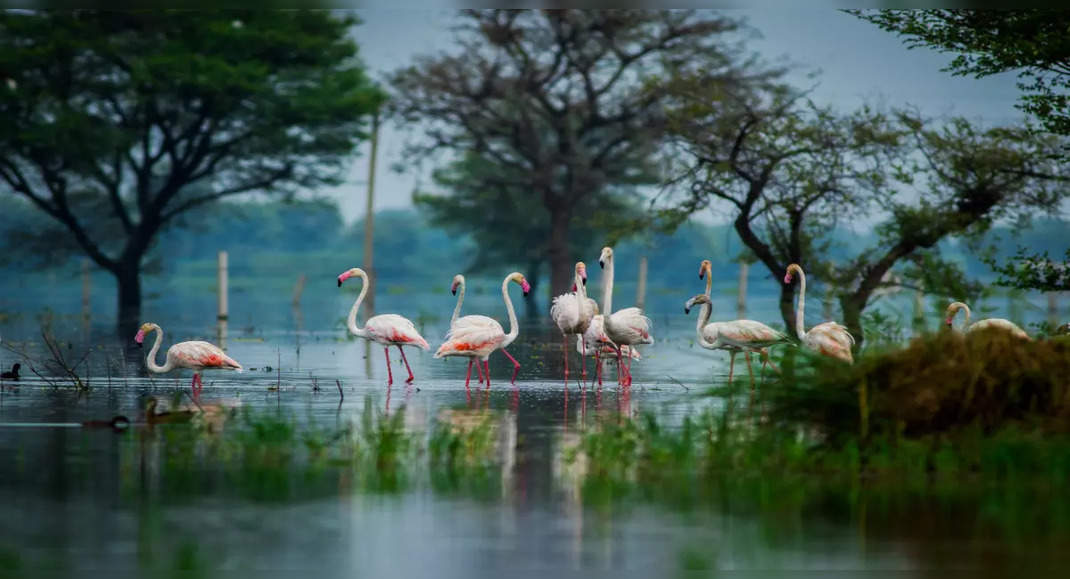
#> input picture topics_of_learning/flamengo.jpg, 1070 x 579 px
$ python filter_color2.py
#> lines starting #> are read from the running program, lines starting #| are printed output that depends on the picture; after the words box and inside, x2 and y2 are one past the last pixel; in counts of white or black regions, pixels touching at a corner belong together
import cv2
import numpy as np

img = cv2.imread('flamengo.jpg')
#> img is the input picture: shape (579, 1070, 3); mean B, G, R 79.5, 83.9, 62.3

# It converts the BGR color space of image to HSV color space
hsv = cv2.cvtColor(img, cv2.COLOR_BGR2HSV)
#> hsv: shape (579, 1070, 3); mean H, S, V 78.7, 110, 90

# Threshold of blue in HSV space
lower = np.array([-50, 0, 20])
upper = np.array([20, 255, 255])

# preparing the mask to overlay
mask = cv2.inRange(hsv, lower, upper)
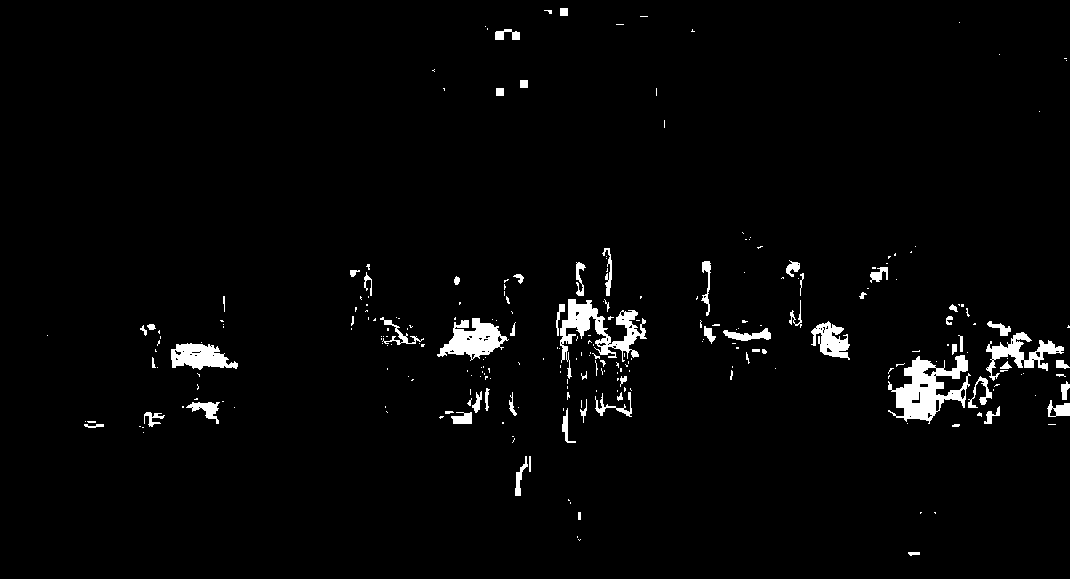
#> mask: shape (579, 1070); 2.6% white; 261 white regions (195 under 20 px), largest, box (x1, y1, x2, y2) and area: (888, 355, 971, 424) 2609, (560, 299, 647, 379) 2128, (437, 318, 509, 361) 1567

# The black region in the mask has the value of 0,
# so when multiplied with original image removes all non-blue regions
result = cv2.bitwise_and(img, img, mask = mask)
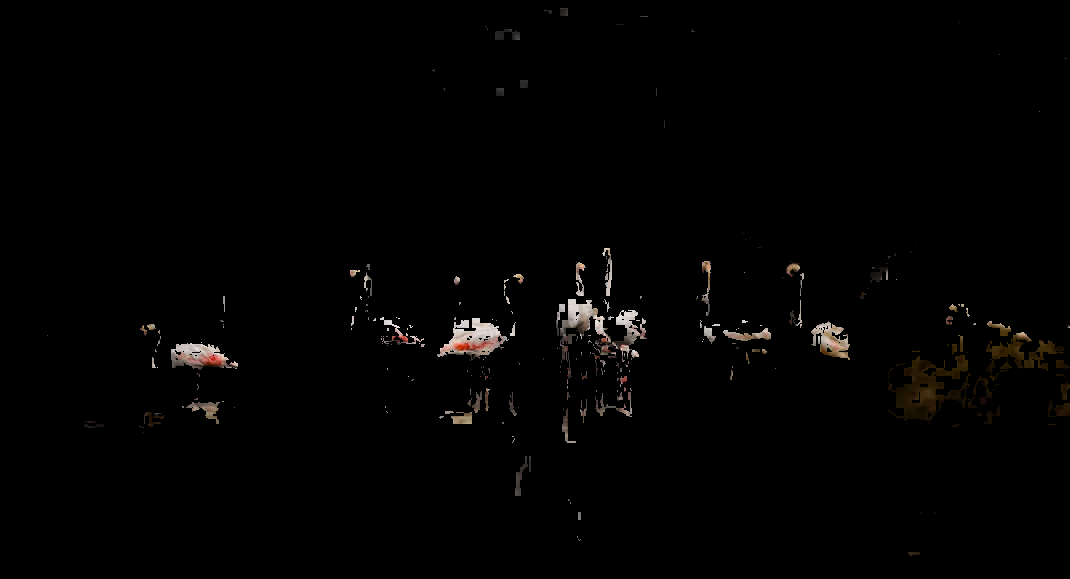
#> result: shape (579, 1070, 3); mean B, G, R 2.1, 2.5, 2.9

cv2.imshow('orig', img)
cv2.imshow('mask', mask)
cv2.imshow('result', result)
cv2.waitKey(0)

$ run again, with topics_of_learning/bug.jpg copied over topics_of_learning/flamengo.jpg
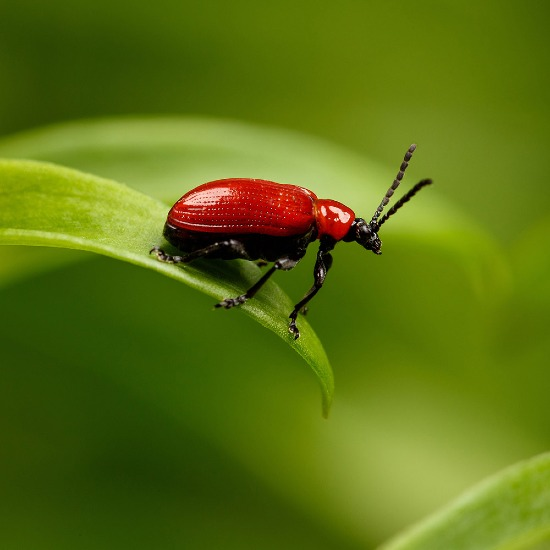
#> input picture topics_of_learning/bug.jpg, 550 x 550 px
#> img is the input picture: shape (550, 550, 3); mean B, G, R 17.5, 112.9, 91.4
#> hsv: shape (550, 550, 3); mean H, S, V 37.7, 225.9, 116.4
#> `mask = cv2.inRange(hsv, lower, upper)`:
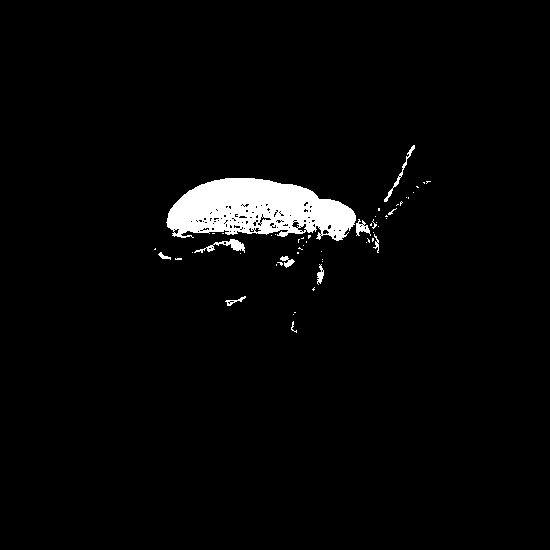
#> mask: shape (550, 550); 3% white; 54 white regions (44 under 20 px), largest, box (x1, y1, x2, y2) and area: (166, 178, 356, 241) 7981, (194, 239, 245, 253) 240, (384, 145, 415, 202) 162
#> `result = cv2.bitwise_and(img, img, mask = mask)`:
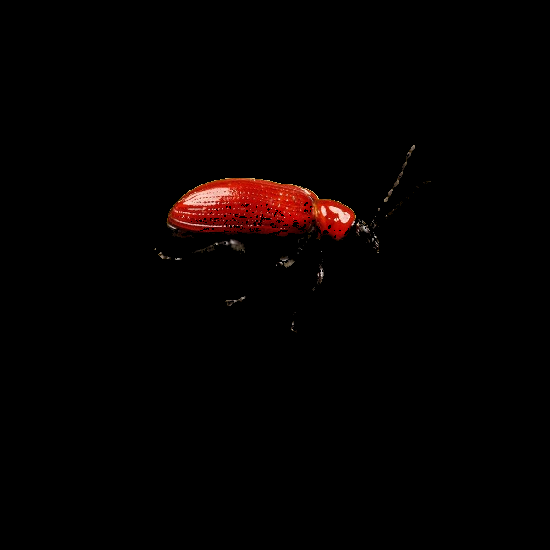
#> result: shape (550, 550, 3); mean B, G, R 1, 1.3, 4.6
